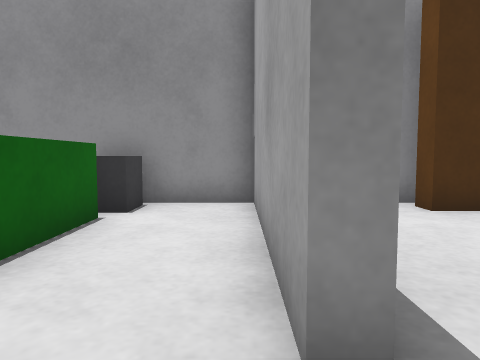
[1] (above)

19 first-person views from a walk through a world built for the Gazebo simulator. The camera is 0.5 m above the floor, tilts 4° down and sees 70° across. The floor is counted in squares, 0.5 m on a side. Each view is taken from the middle of a square. On the plan, view 1 faces up. The plan holds only what a view shows up to about 13 squares ahead; the rest is blank. The place goes on beyond the plan. The robots in the file are not drawn.

[2]
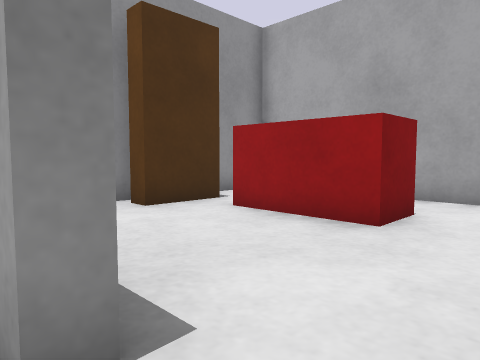

[3]
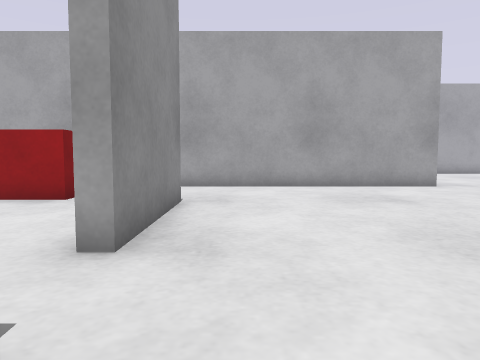

[4]
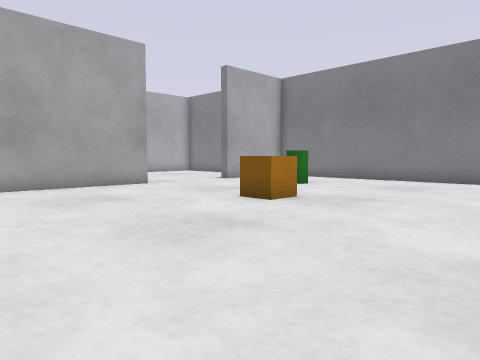

[5]
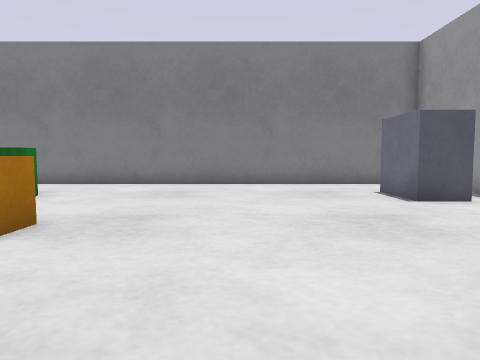

[6]
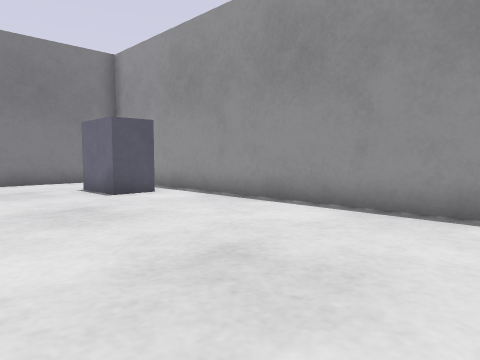

[7]
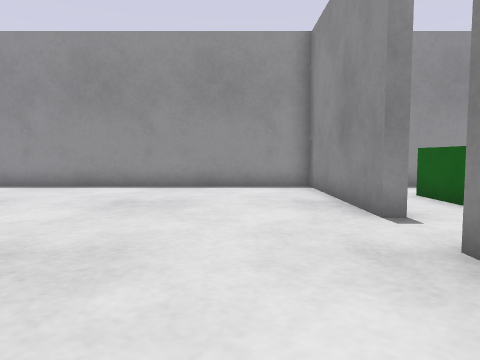

[8]
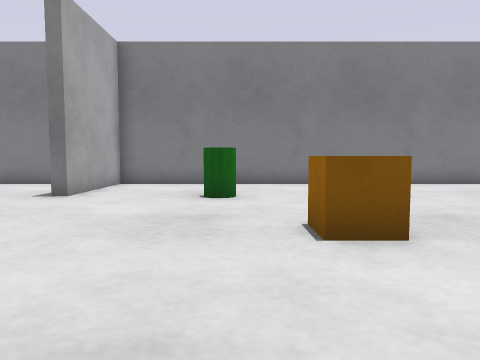

[9]
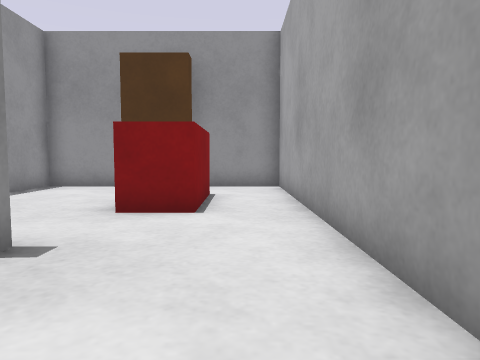

[10]
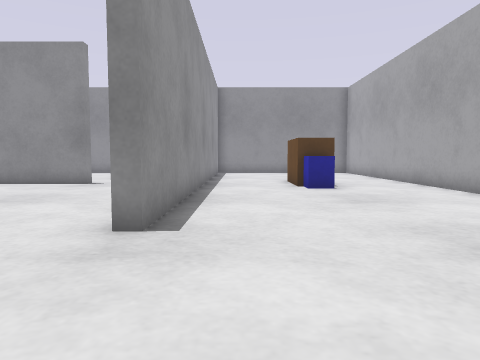

[11]
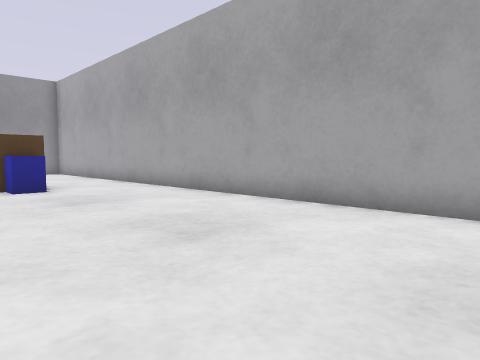

[12]
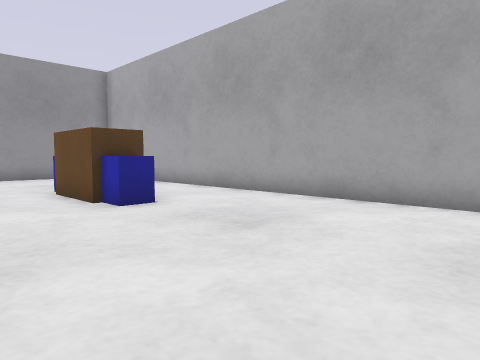

[13]
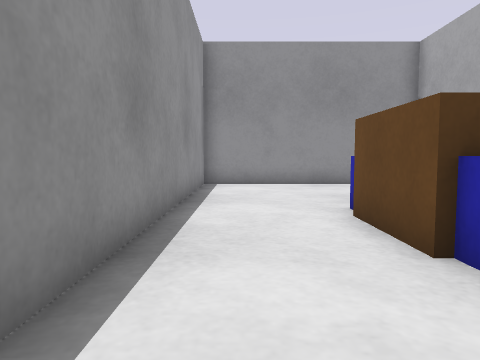

[14]
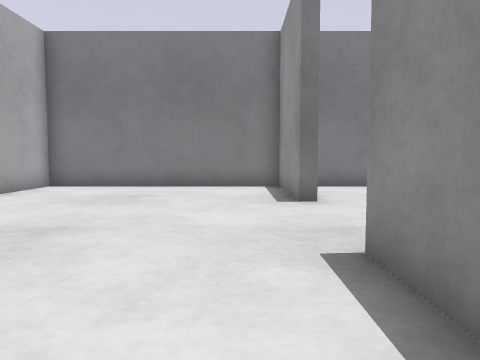

[15]
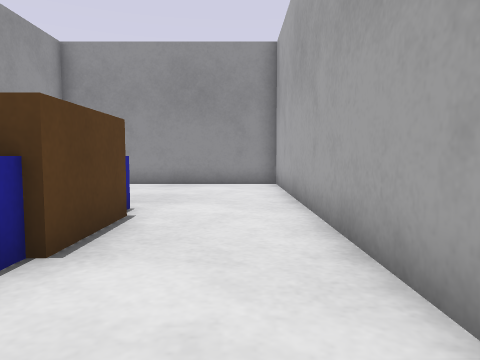

[16]
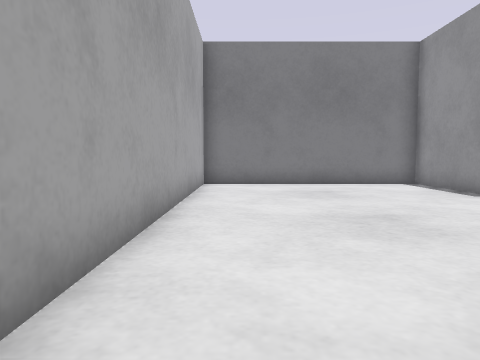

[17]
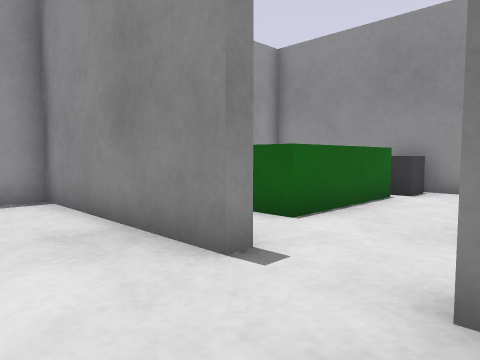

[18]
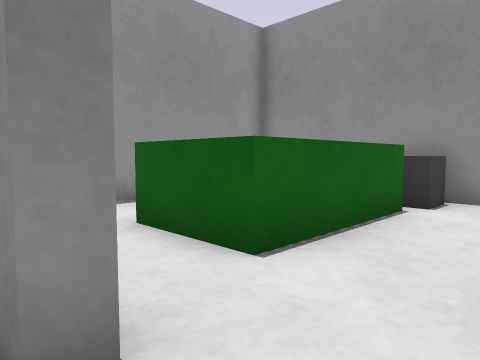

[19]
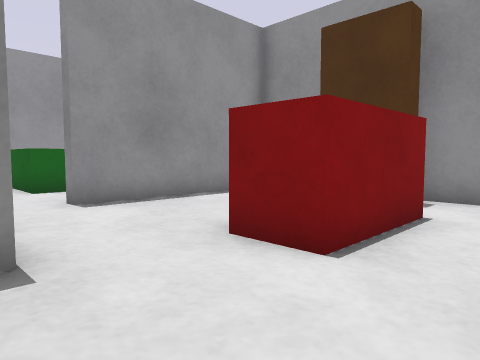

### Floor plan
Ten units are one square. View 1 is at (0, 0); x grows to the right and y downward. Boxes are objects, and circles mark ways between rooms. Rooms are numbered by the first view taken in them; rooms with no view inside come last. Other rooms are left out.
<svg viewBox="-78 -80 246 248">
<path fill="none" stroke="#000" d="M-15 3 -15 7 -73 7 -73 163 83 163 83 125M45 3 45 7 5 7 5 3M87 85 83 85 83 -73 55 -73M35 -73 7 -73 7 -15 3 -15M83 125 87 125 87 163 163 163 163 -73 87 -73 87 85M-34 -73 -73 -73 -73 -20M3 -15 3 -73 -15 -73"/>
<rect x="-65" y="115" width="20" height="20" fill="#bbb"><title>grey box</title></rect>
<rect x="15" y="75" width="20" height="20" fill="#bbb"><title>orange box</title></rect>
<rect x="35" y="115" width="20" height="20" fill="#bbb"><title>green cylinder</title></rect>
<rect x="35" y="-75" width="20" height="20" fill="#bbb"><title>brown box</title></rect>
<rect x="45" y="-55" width="20" height="40" fill="#bbb"><title>red box</title></rect>
<rect x="115" y="15" width="20" height="10" fill="#bbb"><title>blue box</title></rect>
<rect x="115" y="-5" width="20" height="20" fill="#bbb"><title>brown box</title></rect>
<rect x="115" y="-15" width="20" height="10" fill="#bbb"><title>blue box</title></rect>
<rect x="-45" y="-55" width="20" height="40" fill="#bbb"><title>green box</title></rect>
<rect x="-35" y="-75" width="20" height="20" fill="#bbb"><title>grey box</title></rect>
<circle cx="90" cy="105" r="3" fill="#2a7"/>
<circle cx="-5" cy="-5" r="3" fill="#2a7"/>
<text x="10" y="60">1</text>
<text x="130" y="50">2</text>
<text x="-40" y="-40">3</text>
</svg>
Room 1 opens to room 2. Room 1 opens to room 3.

Where each view was taken, in squares from view 1:
view 1: 0 up, 0 right, facing up
view 2: 0 up, 0 right, facing up-right
view 3: 2 down, 3 left, facing right
view 4: 2 down, 3 left, facing down-right
view 5: 4 down, 1 left, facing down
view 6: 3 down, 1 left, facing down-left
view 7: 3 down, 4 right, facing left
view 8: 4 down, 4 right, facing down
view 9: 4 down, 7 right, facing up
view 10: 13 down, 10 right, facing up
view 11: 13 down, 10 right, facing up-right
view 12: 9 down, 9 right, facing up-right
view 13: 5 down, 10 right, facing up
view 14: 5 down, 10 right, facing down
view 15: 5 down, 15 right, facing up
view 16: 4 down, 15 right, facing down
view 17: 3 down, 1 right, facing up-left
view 18: 1 down, 0 right, facing up-left
view 19: 1 down, 8 right, facing up-left
